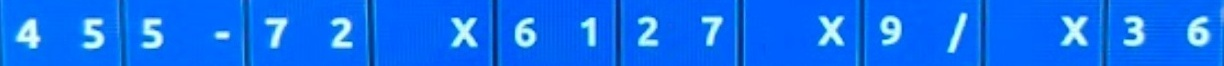
#> input picture debug-strip.jpg, 1224 x 66 px
$ python -i preprocess.py   (imports and definitions only)
#> lines starting #> are read from the running program, lines starting #| are printed output that depends on the picture; after the words box and inside, x2 and y2 are one past the last pixel; in counts of white or black regions, pixels touching at a corner belong together
import cv2, numpy as np

# calibrated weights, as before
W = np.array([0.503, 0.423, 0.074], dtype=float)

def to_gray(img: np.ndarray) -> np.ndarray:
    b,g,r = cv2.split(img)
    return (W[0]*r + W[1]*g + W[2]*b).astype(np.uint8)

def remove_red_circles(bgr: np.ndarray) -> np.ndarray:
    hsv = cv2.cvtColor(bgr, cv2.COLOR_BGR2HSV)
    m1 = cv2.inRange(hsv, (0,100,100), (10,255,255))
    m2 = cv2.inRange(hsv, (170,100,100),(180,255,255))
    red = cv2.bitwise_or(m1,m2)
    red = cv2.morphologyEx(red, cv2.MORPH_CLOSE, np.ones((5,5),np.uint8))
    return cv2.inpaint(bgr, red, 3, cv2.INPAINT_TELEA)

def preprocess_for_ocr(gray: np.ndarray) -> np.ndarray:
    _, g1 = cv2.threshold(gray,0,255,cv2.THRESH_BINARY_INV+cv2.THRESH_OTSU)
    g2 = cv2.adaptiveThreshold(gray,255,
               cv2.ADAPTIVE_THRESH_GAUSSIAN_C,
               cv2.THRESH_BINARY_INV, blockSize=15, C=2)
    g2 = cv2.morphologyEx(g2, cv2.MORPH_CLOSE, np.ones((3,3),np.uint8))
    return g1 if g1.sum()>g2.sum() else g2

>>> import cv2
>>> picture = cv2.imread('../debug-strip.jpg', cv2.IMREAD_GRAYSCALE)
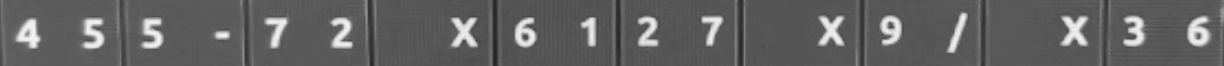
#> picture: shape (66, 1224); min 36, max 245, mean 98.4
>>> result = preprocess_for_ocr(picture)
#> in preprocess_for_ocr, `_, g1 = cv2.threshold(gray,0,255,cv2.THRESH_BINARY_INV+cv2.THRESH_OTSU)`:
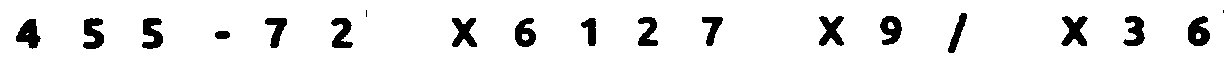
#> g1: shape (66, 1224); 92% white; 19 black regions (2 under 20 px), largest, box (x1, y1, x2, y2) and area: (1061, 16, 1088, 46) 480, (1188, 16, 1210, 46) 459, (16, 19, 41, 49) 448
#> in preprocess_for_ocr, `g2 = cv2.adaptiveThreshold(gray,255, cv2.ADAPTIVE_THRESH_GAUSSIAN_C, c..`:
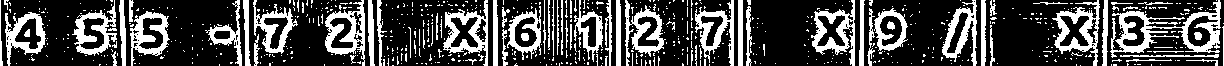
#> g2: shape (66, 1224); 28.7% white; 669 white regions (597 under 20 px), largest, box (x1, y1, x2, y2) and area: (1110, 0, 1221, 58) 1970, (1052, 0, 1100, 66) 1129, (325, 0, 365, 66) 1096
#> in preprocess_for_ocr, `g2 = cv2.morphologyEx(g2, cv2.MORPH_CLOSE, np.ones((3,3),np.uint8))`:
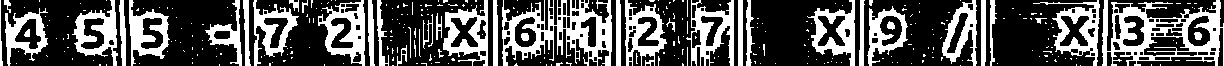
#> g2: shape (66, 1224); 33.4% white; 309 white regions (265 under 20 px), largest, box (x1, y1, x2, y2) and area: (1102, 0, 1224, 66) 3425, (502, 0, 612, 66) 3234, (318, 0, 365, 66) 1461
